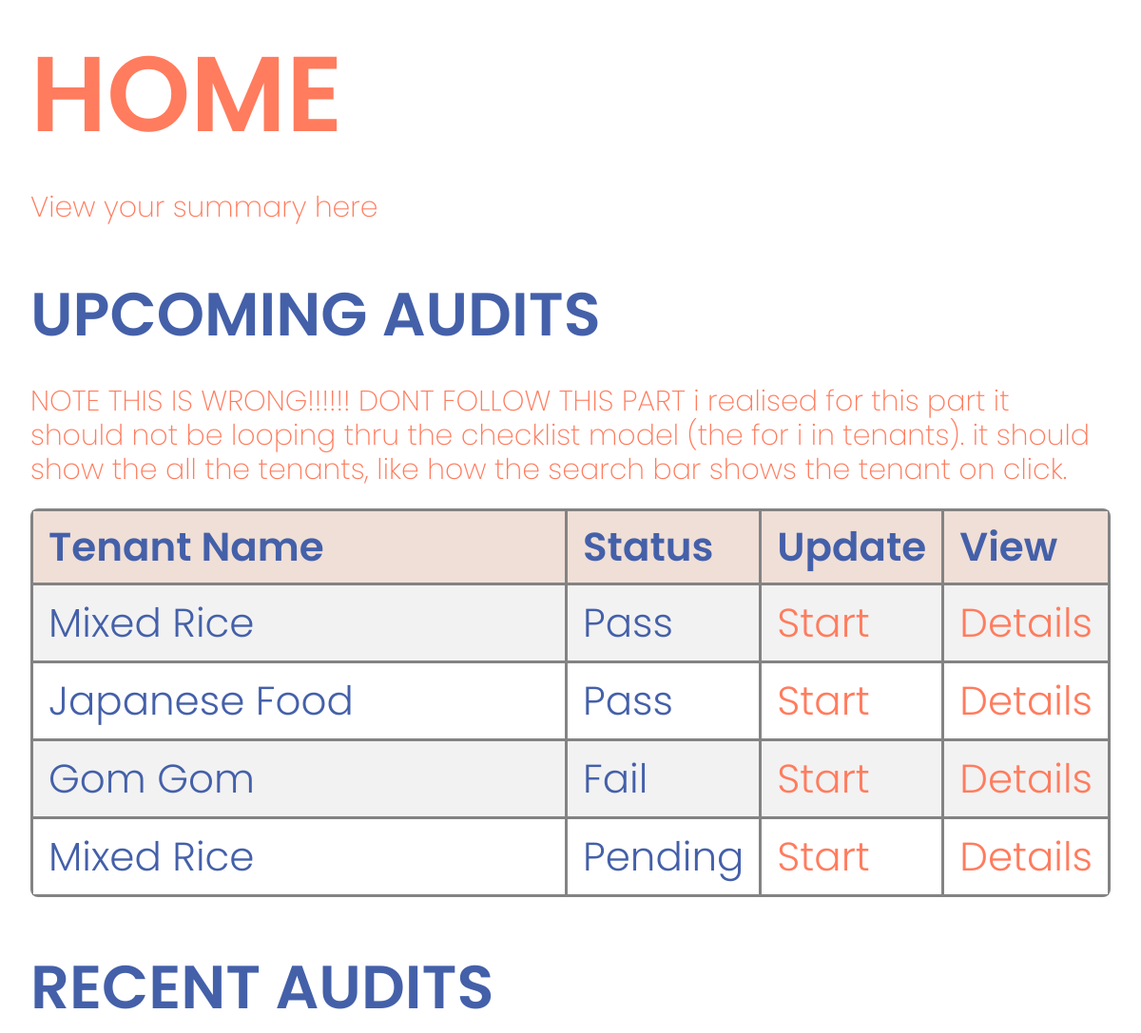
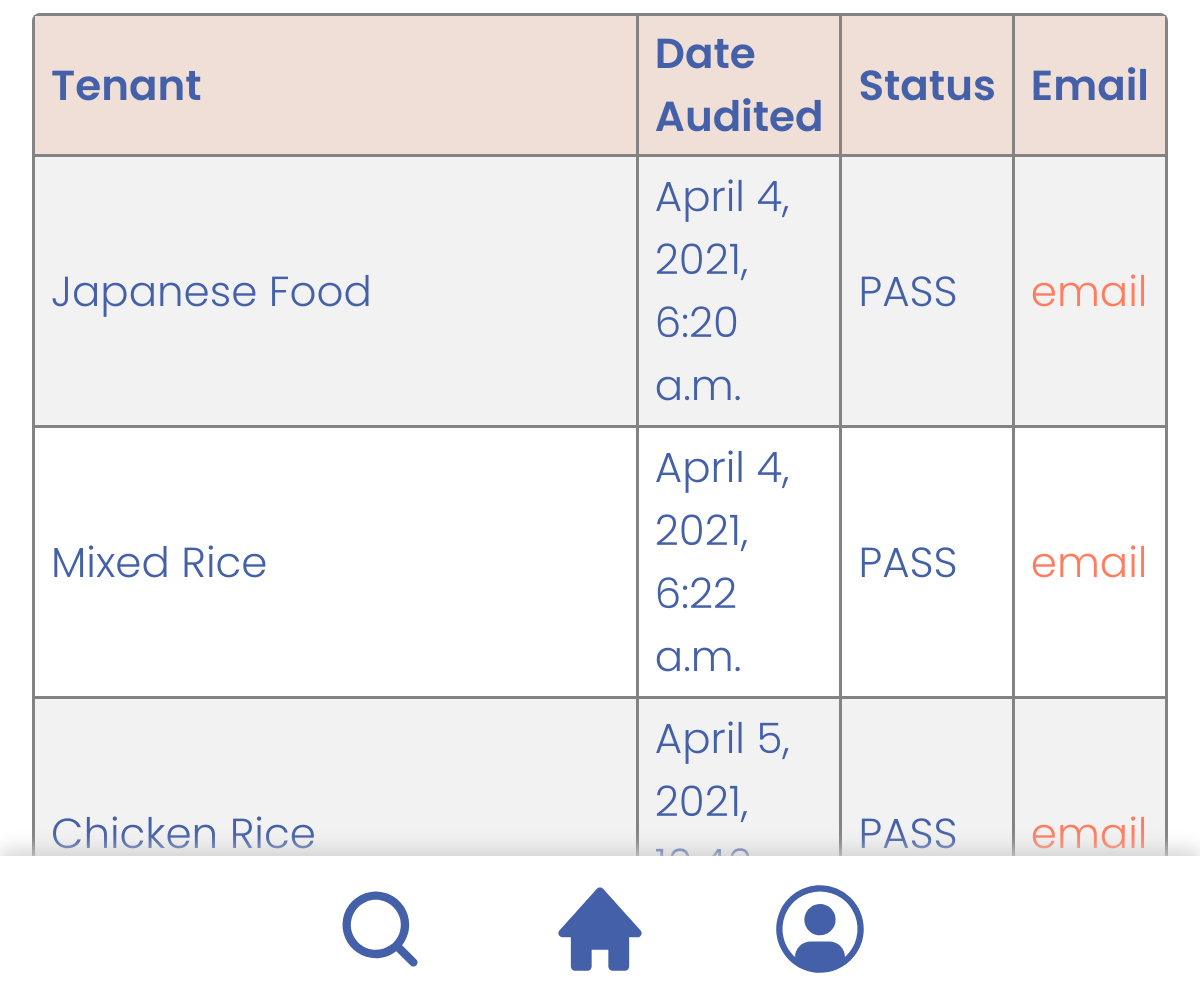
Page / (signed in) on the committed database (2 pictures, top to bottom).
### accounts/models.py (models this page shows, shortened)
class Audit(models.Model):
    STATUS = (
        ('Pending', 'Pending'),
        ('Pass', 'Pass'),
        ('Fail', 'Fail'),
    )
    date_audited = models.DateTimeField(auto_now_add=True)
    status = models.CharField(max_length=50, choices=STATUS)
    tenant = models.ForeignKey(Tenant, null=True, on_delete=models.SET_NULL)
    staff = models.ForeignKey(Staff, null=True, on_delete=models.SET_NULL)
    comment = models.TextField(blank=True)

class Tenant(models.Model):
    STATUS = (
        ('Pending', 'Pending'),
        ('Pass', 'Pass'),
        ('Fail', 'Fail'),
    )
    name = models.CharField(max_length=100)
    status = models.CharField(max_length=50, choices=STATUS, blank=True)
    category = models.CharField(max_length=100)
    date_created = models.DateTimeField(auto_now_add=True)
    description = models.CharField(max_length=100, blank=True)
    actual_img = models.ImageField(upload_to ='images/')

class checklist(models.Model):
    VIOLATION = (
        ('Wet Floors','Wet Floors'),
        ('Oily floors','Oily floors'),
        ('Rats','Rats'),
        ('Safety Hazards','Safety Hazards'),
    )
    STATUS = (
    ('PASS','PASS'),
    ('FAIL','FAIL'),
    )
    tenant = models.ForeignKey(Tenant,null=True, on_delete = models.CASCADE, related_name='tenantchecklistscore')
    Staff=models.ForeignKey(User,null=True, on_delete = models.CASCADE, related_name='staffscore')
    score = models.PositiveIntegerField(default=1,validators=[MaxValueValidator(10),MinValueValidator(1)])##input score for tenant
    status = models.CharField(max_length=22,choices=STATUS,default=True)
    checklist_items = MultiSelectField(choices=VIOLATION,default=True,null=True,blank=True)
    date_audited = models.DateTimeField(default=datetime.datetime.now)
    comment = models.TextField(blank=True,null=True)

### accounts/decorators.py (the view)
	def wrapper_function(request, *args, **kwargs):
		group = None
		if request.user.groups.exists():
			group = request.user.groups.all()[0].name
		if group == 'tenant':
			return redirect('user-page')
		if group == 'admin':
			return view_func(request, *args, **kwargs)

### accounts/views.py (called while the page is built)
@login_required(login_url='login')
@admin_only
def home(request):
    audits = Audit.objects.all()
    tenants = checklist.objects.all()
    context = {'audits': audits, 'tenants': tenants}
    return render(request, 'accounts/dashboard.html', context)

### accounts/templates/accounts/dashboard.html (shortened to what this page needs)
{% extends 'accounts/main.html' %} {% block content %}
<div>
  <h1>HOME</h1>
  <h4>View your summary here</h4>
  <div>
    <h2>UPCOMING AUDITS</h2>
    <table class="">
      <tr>
        <th>Tenant Name</th>
        <th>Status</th>
        <th>Update</th>
        <th>View</th>
      </tr>
      <h4>NOTE THIS IS WRONG!!!!!! DONT FOLLOW THIS PART i realised for this part it should not be looping thru the checklist model (the for i in tenants). it should show the all the tenants, like how the search bar shows the tenant on click. </h4>
      {% for i in audits %}
      <tr>
        <td>{{ i.tenant.name }}</td>
        <td>{{ i.status }}</td>
        <td>
          <a class="updateButton" href="{% url 'checklist' %}">Start</a>
        </td>
            <td><a class="updateButton" href="{% url 'tenantsDetail' i.pk %}">Details</a></td>
      </tr>
      {% endfor %}
    </table>
  </div>
  <div class="">
    <h2>RECENT AUDITS</h2>
    <div class="">
      <table class="">
        <tr>
          <th>Tenant</th>
          <th>Date Audited</th>
          <th>Status</th>
          <th>Email</th>
        </tr>
        {% for i in tenants %}
        <tr>
          <td>{{ i.tenant.name }}</td>
          <td>{{ i.date_audited }}</td>
          <td>{{ i.status }}</td>
          <td><a class="updateButton" href="{% url 'plain_email' %}">email</a></td>
        </tr>
        {% endfor %}
      </table>
    </div>
  </div>
</div>
{% endblock %}

### static/CSS/index.css (style rules this page uses)
body { margin: 2rem; font-family: "Poppins", sans-serif; color: #4460a9; font-weight: 350; font-size: 3.5vw; height:90% }
table { border-collapse: collapse; display: block; width: 100%; overflow-y: auto; overflow-x: hidden; border-radius: 8px 8px 8px 8px; margin-top: 2%; }
table td, table th { border: 3px solid rgb(131, 131, 131); padding-left: 1rem; padding-right: 1rem; padding-bottom: 0.5rem; padding-top: 00.5rem; width: 100%; }
table tr:nth-child(even) { background-color: #f2f2f2; }
table th { padding-top: 6px; padding-bottom: 6px; text-align: left; background-color: #f0dfd6; font-weight: 550; }
h1 { margin-bottom: 0%; font-size: 7rem; color: #ff7c5e; font-weight: 600; display: block; width: 100%; margin-top: 0%; }
h2 { margin-bottom: 0%; margin-top: 5%; font-size: 4rem; font-weight: 600; }
h4 { margin-top: 3%; color: #ff7c5e; display: block; margin-bottom: 0; font-size:30px !important; font-weight: 200 !important; }
.updateButton { color: #ff7c5e; }

### static/CSS/Navbar.css (style rules this page uses)
body { margin: 15px; font-family: "Poppins", sans-serif; color: #4460a9; font-weight: 350; font-size: 3.5vw; }

### rows in the picture
Audit: tenant.name "Mixed Rice", status "Pass"
Audit: tenant.name "Japanese Food", status "Pass"
Audit: tenant.name "Gom Gom", status "Fail"
Audit: tenant.name "Mixed Rice", status "Pending"
checklist: tenant.name "Japanese Food", date_audited "April 4, 2021, 6:20 a.m.", status "PASS"
checklist: tenant.name "Mixed Rice", date_audited "April 4, 2021, 6:22 a.m.", status "PASS"
checklist: tenant.name "Chicken Rice", date_audited "April 5, 2021,…", status "PASS"
